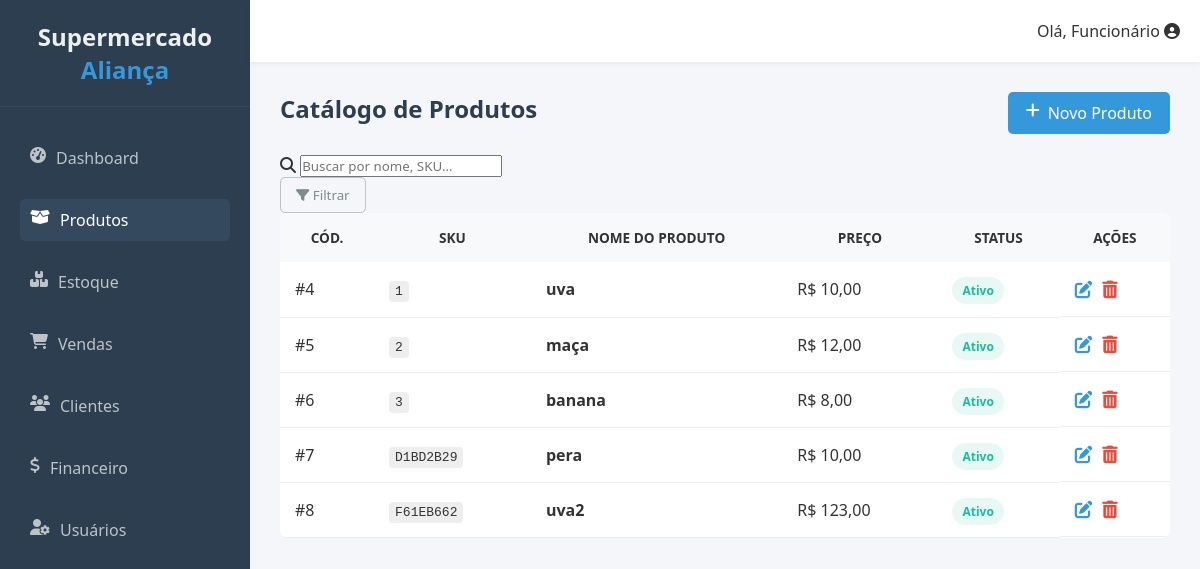
The app's page /produtos/, older data.
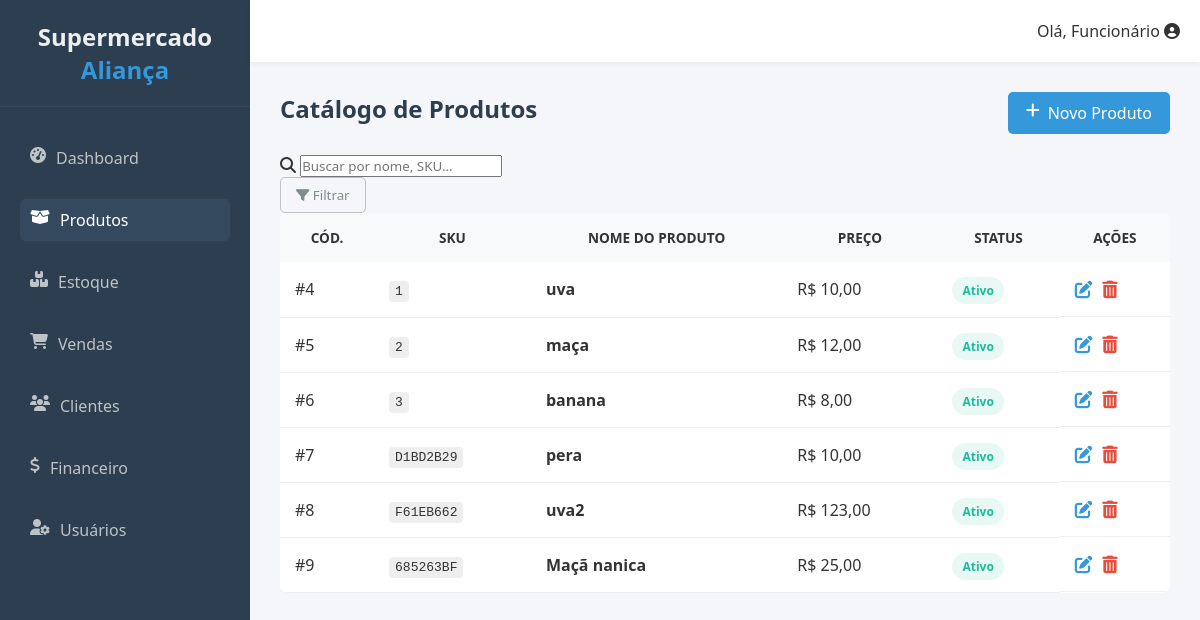
The same page, newer data.
### produtos/models.py (models this page shows, shortened)
class Produto(models.Model): #Criamos uma classe produto e o models.Model diz pro db que isso é uma tabela
    nome = models.CharField(max_length=150) #Campo de texto curto (VARCHAR no banco) e limita 150 caracteres
    descricao = models.TextField() #Text igual um vachar sem limite fixo
    preco = models.DecimalField(max_digits=10, decimal_places=2)#Campo para valores monetários , max_digits=10 total de digitos , decimal_places=2 casas decimais
    sku = models.CharField(max_length=50, unique=True, blank=True) #Codigo do produto, unique=True pra não repetir o cod, blank=True pode ser vazio no forms
    ativo = models.BooleanField(default=True) #Campo verdadeiro ou falso, default=True : quando cria, já vem ativo automaticamente

### produtos/views.py (the view)
# urls.py: path('produtos/', include('produtos.urls')),
def produtos(request):
    lista_produtos = Produto.objects.all()
    return render(request, 'produtos/produto.html', {'produtos': lista_produtos})

### produtos/templates/produtos/produto.html (shortened to what the changed rows need)
{% load static %}
<!DOCTYPE html>
<html lang="pt-BR">
<head>
    <link rel="stylesheet" href="https://cdnjs.cloudflare.com/ajax/libs/font-awesome/6.4.0/css/all.min.css">
    <link rel="stylesheet" href="{% static 'produtos/css/produto.css' %}">
</head>
<body>
<aside class="sidebar">
    <div class="sidebar-header">
        <h2>Supermercado<span>Aliança</span></h2>
    </div>
</aside>
    <main class="main-content">
        <section class="page-content">
            <div class="page-header">
                <h1>Catálogo de Produtos</h1>
            </div>
            <div class="table-container">
                <table>
                    <thead>
                        <tr>
                            <th>Cód.</th>
                            <th>SKU</th>
                            <th>Nome do Produto</th>
                            <th>Preço</th>
                            <th>Status</th>
                            <th>Ações</th>
                        </tr>
                    </thead>
                    <tbody>
                        {% for produto in produtos %}
                        <tr>
                            <td>#{{ produto.id }}</td>
                            <td><span class="sku-code">{{ produto.sku|default:"-" }}</span></td>
                            <td class="item-name">{{ produto.nome }}</td>
                            <td>R$ {{ produto.preco }}</td>
                            <td>
                            {% if produto.ativo %}
                                <span class="status-badge status-active">Ativo</span>
                            {% else %}
                                <span class="status-badge status-inactive">Inativo</span>
                            {% endif %}
                            </td>
                            <td class="action-btns">
                                <a href="{% url 'editar_produto' produto.id %}" class="action-btn btn-edit">
                                    <i class="fas fa-edit"></i>
                                </a>
                                <a href="{% url 'excluir_produto' produto.id %}" class="action-btn btn-delete" title="Excluir" onclick="return confirm('Tem certeza que deseja excluir o produto {{ produto.nome }}?');">
                                    <i class="fas fa-trash-alt"></i>
                                </a>
                            </td>
                        </tr>
                        {% empty %}
                        <tr>
                            <td colspan="6" style="text-align: center; padding: 20px;">Nenhum produto cadastrado ainda.</td>
                        </tr>
                        {% endfor %}
                    </tbody>
                </table>
            </div>
        </section>
    </main>
</body>
</html>

Row changes from the older to the newer data that the page shows:
added Produto: id "9", sku "685263BF", nome "Maçã nanica", preco "25,00", ativo "Ativo"
